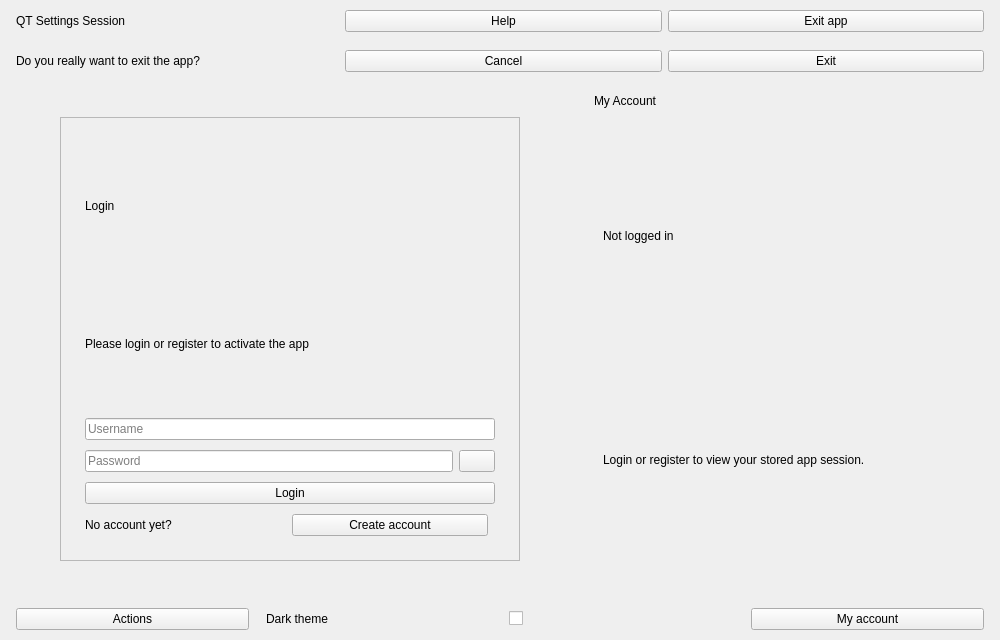
<?xml version='1.0' encoding='utf-8'?>
<ui version="4.0">
 <class>MainWindow</class>
 <widget class="QMainWindow" name="MainWindow">
  <property name="geometry">
   <rect>
    <x>0</x>
    <y>0</y>
    <width>1000</width>
    <height>640</height>
   </rect>
  </property>
  <property name="windowTitle">
   <string>QAppSettings — Theme &amp; Session Persistence</string>
  </property>
  <widget class="QWidget" name="centralwidget">
   <layout class="QVBoxLayout" name="centralLayout">
    <property name="spacing">
     <number>0</number>
    </property>
    <property name="leftMargin">
     <number>0</number>
    </property>
    <property name="topMargin">
     <number>0</number>
    </property>
    <property name="rightMargin">
     <number>0</number>
    </property>
    <property name="bottomMargin">
     <number>0</number>
    </property>
    <item>
     <widget class="QWidget" name="header">
      <layout class="QHBoxLayout" name="headerLayout">
       <property name="leftMargin">
     <number>16</number>
    </property>
       <property name="topMargin">
     <number>10</number>
    </property>
       <property name="rightMargin">
     <number>16</number>
    </property>
       <property name="bottomMargin">
     <number>10</number>
    </property>
       <item>
        <widget class="QLabel" name="appTitleLabel">
         <property name="text">
          <string>QT Settings Session</string>
         </property>
        </widget>
       </item>
       <item>
        <spacer name="headerSpacer">
         <property name="orientation">
          <enum>Qt::Horizontal</enum>
         </property>
        </spacer>
       </item>
       <item>
        <widget class="QPushButton" name="helpBtn">
         <property name="text">
          <string>Help</string>
         </property>
        </widget>
       </item>
       <item>
        <widget class="QPushButton" name="show_hide_exit_prompt">
         <property name="text">
          <string>Exit app</string>
         </property>
        </widget>
       </item>
      </layout>
     </widget>
    </item>
    <item>
     <widget class="QCustomSlideMenu" name="exitPrompt">
      <layout class="QHBoxLayout" name="exitPromptLayout">
       <property name="leftMargin">
     <number>16</number>
    </property>
       <property name="topMargin">
     <number>8</number>
    </property>
       <property name="rightMargin">
     <number>16</number>
    </property>
       <property name="bottomMargin">
     <number>8</number>
    </property>
       <item>
        <widget class="QLabel" name="exitPromptLabel">
         <property name="text">
          <string>Do you really want to exit the app?</string>
         </property>
        </widget>
       </item>
       <item>
        <spacer name="exitPromptSpacer">
         <property name="orientation">
          <enum>Qt::Horizontal</enum>
         </property>
        </spacer>
       </item>
       <item>
        <widget class="QPushButton" name="close_exit_prompt">
         <property name="text">
          <string>Cancel</string>
         </property>
        </widget>
       </item>
       <item>
        <widget class="QPushButton" name="exit">
         <property name="text">
          <string>Exit</string>
         </property>
        </widget>
       </item>
      </layout>
     </widget>
    </item>
    <item>
     <layout class="QHBoxLayout" name="bodyLayout">
      <property name="spacing">
     <number>0</number>
    </property>
      <item>
       <widget class="QCustomQStackedWidget" name="mainPages">
        <property name="currentIndex">
         <number>0</number>
        </property>
        <widget class="QWidget" name="loginPage">
         <layout class="QVBoxLayout" name="loginPageLayout">
          <property name="leftMargin">
     <number>60</number>
    </property>
          <property name="topMargin">
     <number>30</number>
    </property>
          <property name="rightMargin">
     <number>60</number>
    </property>
          <property name="bottomMargin">
     <number>30</number>
    </property>
          <property name="spacing">
     <number>12</number>
    </property>
          <item>
           <spacer name="loginTopSpacer">
            <property name="orientation">
             <enum>Qt::Vertical</enum>
            </property>
           </spacer>
          </item>
          <item alignment="Qt::AlignHCenter">
           <widget class="QFrame" name="loginCard">
            <property name="minimumSize">
             <size>
              <width>460</width>
              <height>0</height>
             </size>
            </property>
            <property name="maximumSize">
             <size>
              <width>560</width>
              <height>16777215</height>
             </size>
            </property>
            <property name="frameShape">
             <enum>QFrame::StyledPanel</enum>
            </property>
            <layout class="QVBoxLayout" name="loginCardLayout">
             <property name="leftMargin">
     <number>24</number>
    </property>
             <property name="topMargin">
     <number>24</number>
    </property>
             <property name="rightMargin">
     <number>24</number>
    </property>
             <property name="bottomMargin">
     <number>24</number>
    </property>
             <property name="spacing">
     <number>10</number>
    </property>
             <item>
              <widget class="QLabel" name="loginTitle">
               <property name="text">
                <string>Login</string>
               </property>
              </widget>
             </item>
             <item>
              <widget class="QLabel" name="loginResponse">
               <property name="text">
                <string>Please login or register to activate the app</string>
               </property>
               <property name="wordWrap">
                <bool>true</bool>
               </property>
              </widget>
             </item>
             <item>
              <widget class="QLineEdit" name="loginUsername">
               <property name="placeholderText">
                <string>Username</string>
               </property>
              </widget>
             </item>
             <item>
              <layout class="QHBoxLayout" name="loginPasswordRow">
               <property name="spacing">
     <number>6</number>
    </property>
               <item>
                <widget class="QLineEdit" name="loginPassword">
                 <property name="echoMode">
                  <enum>QLineEdit::Password</enum>
                 </property>
                 <property name="placeholderText">
                  <string>Password</string>
                 </property>
                </widget>
               </item>
               <item>
                <widget class="QPushButton" name="showHideLoginPass">
                 <property name="maximumSize">
                  <size>
                   <width>36</width>
                   <height>16777215</height>
                  </size>
                 </property>
                 <property name="text">
                  <string />
                 </property>
                </widget>
               </item>
              </layout>
             </item>
             <item>
              <widget class="QPushButton" name="submitLogin">
               <property name="text">
                <string>Login</string>
               </property>
              </widget>
             </item>
             <item>
              <layout class="QHBoxLayout" name="loginAltRow">
               <item>
                <widget class="QLabel" name="loginAltLabel">
                 <property name="text">
                  <string>No account yet?</string>
                 </property>
                </widget>
               </item>
               <item>
                <widget class="QPushButton" name="signUpBtn">
                 <property name="text">
                  <string>Create account</string>
                 </property>
                </widget>
               </item>
               <item>
                <spacer name="loginAltSpacer">
                 <property name="orientation">
                  <enum>Qt::Horizontal</enum>
                 </property>
                </spacer>
               </item>
              </layout>
             </item>
            </layout>
           </widget>
          </item>
          <item>
           <spacer name="loginBottomSpacer">
            <property name="orientation">
             <enum>Qt::Vertical</enum>
            </property>
           </spacer>
          </item>
         </layout>
        </widget>
        <widget class="QWidget" name="signUpPage">
         <layout class="QVBoxLayout" name="signUpPageLayout">
          <property name="leftMargin">
     <number>60</number>
    </property>
          <property name="topMargin">
     <number>30</number>
    </property>
          <property name="rightMargin">
     <number>60</number>
    </property>
          <property name="bottomMargin">
     <number>30</number>
    </property>
          <item>
           <spacer name="signupTopSpacer">
            <property name="orientation">
             <enum>Qt::Vertical</enum>
            </property>
           </spacer>
          </item>
          <item alignment="Qt::AlignHCenter">
           <widget class="QFrame" name="signupCard">
            <property name="minimumSize">
             <size>
              <width>460</width>
              <height>0</height>
             </size>
            </property>
            <property name="maximumSize">
             <size>
              <width>560</width>
              <height>16777215</height>
             </size>
            </property>
            <property name="frameShape">
             <enum>QFrame::StyledPanel</enum>
            </property>
            <layout class="QVBoxLayout" name="signupCardLayout">
             <property name="leftMargin">
     <number>24</number>
    </property>
             <property name="topMargin">
     <number>24</number>
    </property>
             <property name="rightMargin">
     <number>24</number>
    </property>
             <property name="bottomMargin">
     <number>24</number>
    </property>
             <property name="spacing">
     <number>10</number>
    </property>
             <item>
              <widget class="QLabel" name="signupTitle">
               <property name="text">
                <string>Create your account</string>
               </property>
              </widget>
             </item>
             <item>
              <widget class="QLabel" name="registerResponse">
               <property name="text">
                <string>Register to generate your app id and key</string>
               </property>
               <property name="wordWrap">
                <bool>true</bool>
               </property>
              </widget>
             </item>
             <item>
              <widget class="QLineEdit" name="signup_username">
               <property name="placeholderText">
                <string>Username</string>
               </property>
              </widget>
             </item>
             <item>
              <layout class="QHBoxLayout" name="signupPasswordRow">
               <property name="spacing">
     <number>6</number>
    </property>
               <item>
                <widget class="QLineEdit" name="signup_password">
                 <property name="echoMode">
                  <enum>QLineEdit::Password</enum>
                 </property>
                 <property name="placeholderText">
                  <string>Password</string>
                 </property>
                </widget>
               </item>
               <item>
                <widget class="QPushButton" name="show_hide_signup_password">
                 <property name="maximumSize">
                  <size>
                   <width>36</width>
                   <height>16777215</height>
                  </size>
                 </property>
                 <property name="text">
                  <string />
                 </property>
                </widget>
               </item>
              </layout>
             </item>
             <item>
              <layout class="QHBoxLayout" name="signupConfPasswordRow">
               <property name="spacing">
     <number>6</number>
    </property>
               <item>
                <widget class="QLineEdit" name="signup_conf_password">
                 <property name="echoMode">
                  <enum>QLineEdit::Password</enum>
                 </property>
                 <property name="placeholderText">
                  <string>Confirm password</string>
                 </property>
                </widget>
               </item>
               <item>
                <widget class="QPushButton" name="show_hide_signup_conf_password">
                 <property name="maximumSize">
                  <size>
                   <width>36</width>
                   <height>16777215</height>
                  </size>
                 </property>
                 <property name="text">
                  <string />
                 </property>
                </widget>
               </item>
              </layout>
             </item>
             <item>
              <widget class="QPushButton" name="signup_btn">
               <property name="text">
                <string>Register</string>
               </property>
              </widget>
             </item>
             <item>
              <layout class="QHBoxLayout" name="signupAltRow">
               <item>
                <widget class="QLabel" name="signupAltLabel">
                 <property name="text">
                  <string>Already registered?</string>
                 </property>
                </widget>
               </item>
               <item>
                <widget class="QPushButton" name="loginBtn">
                 <property name="text">
                  <string>Back to login</string>
                 </property>
                </widget>
               </item>
               <item>
                <spacer name="signupAltSpacer">
                 <property name="orientation">
                  <enum>Qt::Horizontal</enum>
                 </property>
                </spacer>
               </item>
              </layout>
             </item>
            </layout>
           </widget>
          </item>
          <item>
           <spacer name="signupBottomSpacer">
            <property name="orientation">
             <enum>Qt::Vertical</enum>
            </property>
           </spacer>
          </item>
         </layout>
        </widget>
        <widget class="QWidget" name="homePage">
         <layout class="QVBoxLayout" name="homePageLayout">
          <property name="leftMargin">
     <number>60</number>
    </property>
          <property name="topMargin">
     <number>30</number>
    </property>
          <property name="rightMargin">
     <number>60</number>
    </property>
          <property name="bottomMargin">
     <number>30</number>
    </property>
          <item>
           <spacer name="homeTopSpacer">
            <property name="orientation">
             <enum>Qt::Vertical</enum>
            </property>
           </spacer>
          </item>
          <item alignment="Qt::AlignHCenter">
           <widget class="QFrame" name="homeCard">
            <property name="minimumSize">
             <size>
              <width>460</width>
              <height>0</height>
             </size>
            </property>
            <property name="maximumSize">
             <size>
              <width>560</width>
              <height>16777215</height>
             </size>
            </property>
            <property name="frameShape">
             <enum>QFrame::StyledPanel</enum>
            </property>
            <layout class="QVBoxLayout" name="homeCardLayout">
             <property name="leftMargin">
     <number>24</number>
    </property>
             <property name="topMargin">
     <number>24</number>
    </property>
             <property name="rightMargin">
     <number>24</number>
    </property>
             <property name="bottomMargin">
     <number>24</number>
    </property>
             <property name="spacing">
     <number>12</number>
    </property>
             <item>
              <widget class="QLabel" name="homeTitle">
               <property name="text">
                <string>App session active</string>
               </property>
              </widget>
             </item>
             <item>
              <widget class="QLabel" name="appDetails">
               <property name="text">
                <string>Your app details will appear here.</string>
               </property>
               <property name="wordWrap">
                <bool>true</bool>
               </property>
              </widget>
             </item>
             <item>
              <widget class="QPushButton" name="logoutBtn">
               <property name="text">
                <string>Logout</string>
               </property>
              </widget>
             </item>
            </layout>
           </widget>
          </item>
          <item>
           <spacer name="homeBottomSpacer">
            <property name="orientation">
             <enum>Qt::Vertical</enum>
            </property>
           </spacer>
          </item>
         </layout>
        </widget>
        <widget class="QWidget" name="networkErrorPage">
         <layout class="QVBoxLayout" name="networkErrorLayout">
          <property name="leftMargin">
     <number>60</number>
    </property>
          <property name="topMargin">
     <number>30</number>
    </property>
          <property name="rightMargin">
     <number>60</number>
    </property>
          <property name="bottomMargin">
     <number>30</number>
    </property>
          <property name="spacing">
     <number>12</number>
    </property>
          <item>
           <spacer name="networkTopSpacer">
            <property name="orientation">
             <enum>Qt::Vertical</enum>
            </property>
           </spacer>
          </item>
          <item>
           <widget class="QLabel" name="networkErrorTitle">
            <property name="text">
             <string>Something went wrong</string>
            </property>
            <property name="alignment">
             <set>Qt::AlignCenter</set>
            </property>
           </widget>
          </item>
          <item>
           <widget class="QLabel" name="networkErrorBody">
            <property name="text">
             <string>The app session could not be verified. Please try again.</string>
            </property>
            <property name="alignment">
             <set>Qt::AlignCenter</set>
            </property>
            <property name="wordWrap">
             <bool>true</bool>
            </property>
           </widget>
          </item>
          <item>
           <widget class="QPushButton" name="tryAgain">
            <property name="text">
             <string>Try again</string>
            </property>
           </widget>
          </item>
          <item>
           <spacer name="networkBottomSpacer">
            <property name="orientation">
             <enum>Qt::Vertical</enum>
            </property>
           </spacer>
          </item>
         </layout>
        </widget>
       </widget>
      </item>
      <item>
       <widget class="QCustomSlideMenu" name="userAccount">
        <layout class="QVBoxLayout" name="userAccountLayout">
         <property name="leftMargin">
     <number>14</number>
    </property>
         <property name="topMargin">
     <number>14</number>
    </property>
         <property name="rightMargin">
     <number>14</number>
    </property>
         <property name="bottomMargin">
     <number>14</number>
    </property>
         <property name="spacing">
     <number>10</number>
    </property>
         <item>
          <widget class="QLabel" name="accountTitle">
           <property name="text">
            <string>My Account</string>
           </property>
          </widget>
         </item>
         <item>
          <widget class="QStackedWidget" name="userAccountPages">
           <property name="currentIndex">
            <number>0</number>
           </property>
           <widget class="QWidget" name="loginAccount">
            <layout class="QVBoxLayout" name="loginAccountLayout">
             <property name="spacing">
     <number>8</number>
    </property>
             <item>
              <widget class="QLabel" name="accountHintTitle">
               <property name="text">
                <string>Not logged in</string>
               </property>
              </widget>
             </item>
             <item>
              <widget class="QLabel" name="accountHintBody">
               <property name="text">
                <string>Login or register to view your stored app session.</string>
               </property>
               <property name="wordWrap">
                <bool>true</bool>
               </property>
              </widget>
             </item>
             <item>
              <spacer name="accountHintSpacer">
               <property name="orientation">
                <enum>Qt::Vertical</enum>
               </property>
              </spacer>
             </item>
            </layout>
           </widget>
           <widget class="QWidget" name="loggedAccountDetails">
            <layout class="QVBoxLayout" name="loggedAccountLayout">
             <property name="spacing">
     <number>6</number>
    </property>
             <item>
              <widget class="QLabel" name="usernameCaption">
               <property name="text">
                <string>Username</string>
               </property>
              </widget>
             </item>
             <item>
              <widget class="QLabel" name="username">
               <property name="text">
                <string>—</string>
               </property>
              </widget>
             </item>
             <item>
              <widget class="QLabel" name="appIdCaption">
               <property name="text">
                <string>App ID</string>
               </property>
              </widget>
             </item>
             <item>
              <widget class="QLabel" name="app_id">
               <property name="text">
                <string>—</string>
               </property>
              </widget>
             </item>
             <item>
              <widget class="QLabel" name="appKeyCaption">
               <property name="text">
                <string>App key</string>
               </property>
              </widget>
             </item>
             <item>
              <widget class="QLabel" name="app_key">
               <property name="text">
                <string>—</string>
               </property>
               <property name="wordWrap">
                <bool>true</bool>
               </property>
              </widget>
             </item>
             <item>
              <widget class="QLabel" name="keyDateCaption">
               <property name="text">
                <string>Expiry date</string>
               </property>
              </widget>
             </item>
             <item>
              <widget class="QLabel" name="key_date">
               <property name="text">
                <string>—</string>
               </property>
              </widget>
             </item>
             <item>
              <spacer name="loggedAccountSpacer">
               <property name="orientation">
                <enum>Qt::Vertical</enum>
               </property>
              </spacer>
             </item>
             <item>
              <widget class="QPushButton" name="logoutUser">
               <property name="text">
                <string>Logout</string>
               </property>
              </widget>
             </item>
            </layout>
           </widget>
          </widget>
         </item>
        </layout>
       </widget>
      </item>
     </layout>
    </item>
    <item>
     <widget class="QWidget" name="footer">
      <layout class="QHBoxLayout" name="footerLayout">
       <property name="leftMargin">
     <number>16</number>
    </property>
       <property name="topMargin">
     <number>10</number>
    </property>
       <property name="rightMargin">
     <number>16</number>
    </property>
       <property name="bottomMargin">
     <number>10</number>
    </property>
       <property name="spacing">
     <number>10</number>
    </property>
       <item>
        <widget class="QPushButton" name="pushButton">
         <property name="text">
          <string>Actions</string>
         </property>
        </widget>
       </item>
       <item>
        <spacer name="footerSpacer">
         <property name="orientation">
          <enum>Qt::Horizontal</enum>
         </property>
        </spacer>
       </item>
       <item>
        <widget class="QLabel" name="themeCaption">
         <property name="text">
          <string>Dark theme</string>
         </property>
        </widget>
       </item>
       <item>
        <widget class="QCheckBox" name="checkBox">
         <property name="text">
          <string />
         </property>
        </widget>
       </item>
       <item>
        <widget class="QPushButton" name="show_hide_user_account">
         <property name="text">
          <string>My account</string>
         </property>
        </widget>
       </item>
      </layout>
     </widget>
    </item>
   </layout>
  </widget>
 </widget>
 <customwidgets>
  <customwidget>
   <class>QCustomSlideMenu</class>
   <extends>QWidget</extends>
   <header location="global">Custom_Widgets.QCustomSlideMenu.h</header>
  </customwidget>
  <customwidget>
   <class>QCustomQStackedWidget</class>
   <extends>QStackedWidget</extends>
   <header location="global">Custom_Widgets.QCustomQStackedWidget.h</header>
  </customwidget>
 <customwidget><class>QPushButton</class><extends>QPushButton</extends><header location="global">Custom_Widgets.Theme.h</header><container>1</container></customwidget><customwidget><class>QLabel</class><extends>QLabel</extends><header location="global">Custom_Widgets.Theme.h</header><container>1</container></customwidget></customwidgets>
 <connections />
</ui>
